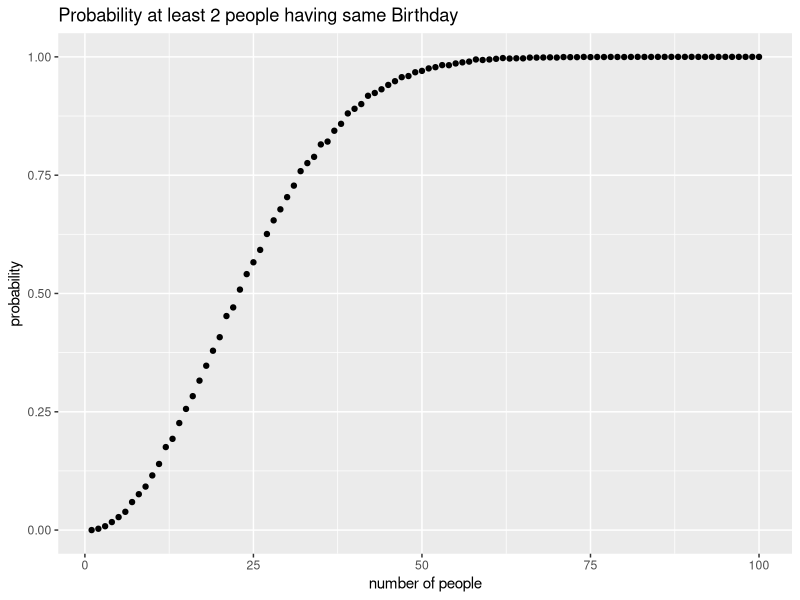
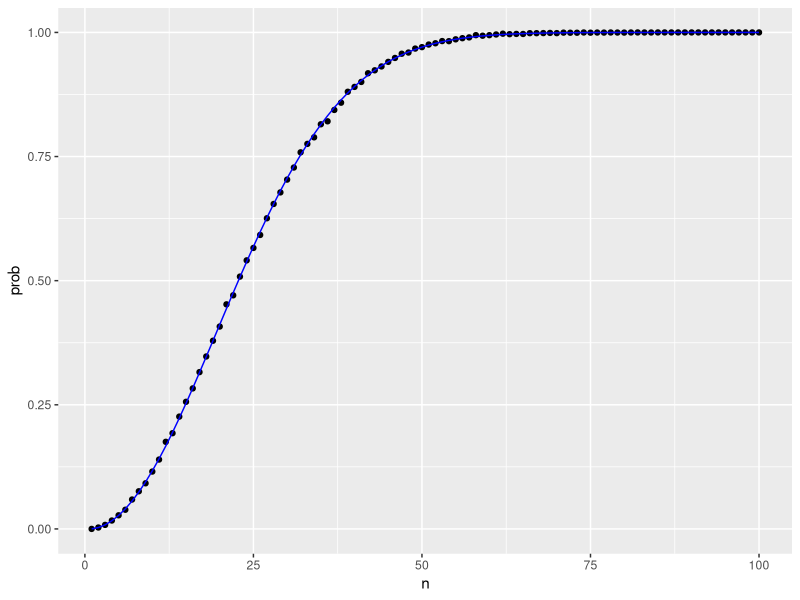
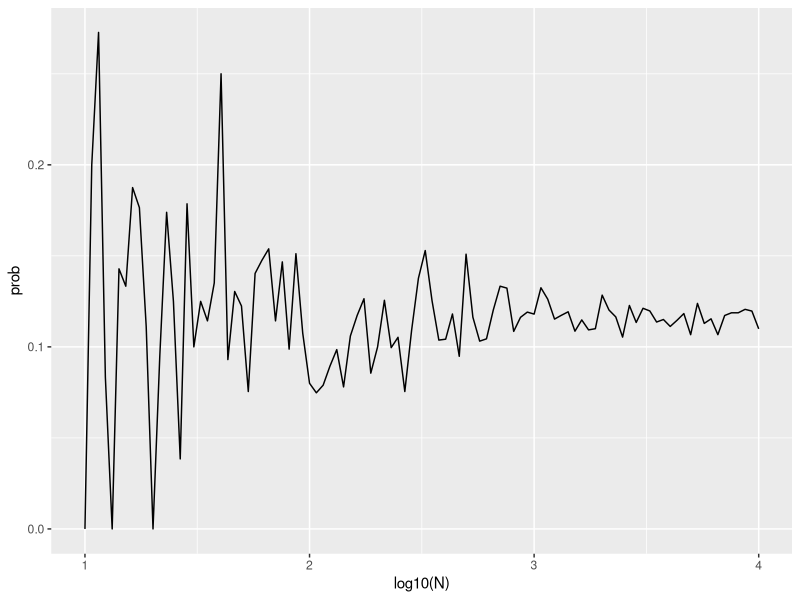

The R source for these figures, in order:
# Birthday problem ~ Harry Patria
# Part 1
n <-10
bd <- sample(1:365, n, replace = TRUE)

duplicated(c(1,2,5,7,2,3,4,8,9))

N <- 10000
same_bd <-function(n){
  bd <- sample(1:365, n, replace = TRUE)
  any(duplicated(bd))
}
results <- replicate(N, same_bd(10))
mean(results)

compute_prob <- function(n, N=10000){
  results <- replicate(N, same_bd(n))
  mean(results)
}
mean(results, digits=3)

n <- seq(1,100)
prob <- sapply(n, compute_prob)

library(tidyverse)
prob <- sapply(n, compute_prob)
qplot(n, prob, main="Probability at least 2 people having same Birthday", xlab="number of people", ylab = "probability")

est_prob <-function(n){
  prob_bd <-seq(365, 365-n+1)/365
  1-prod(prob_bd)
}
eprob <- sapply(n, est_prob)
qplot(n, prob) + geom_line(aes(n, eprob), col="blue")

# Part 2
N <- 10^seq(1, 4, len = 100)
est_prob <- function(N, n=10){
  same_day <- replicate(N, same_bd(n))
  mean(same_day)
}
prob <- sapply(N, est_prob)
qplot(log10(N), prob, geom = "line")